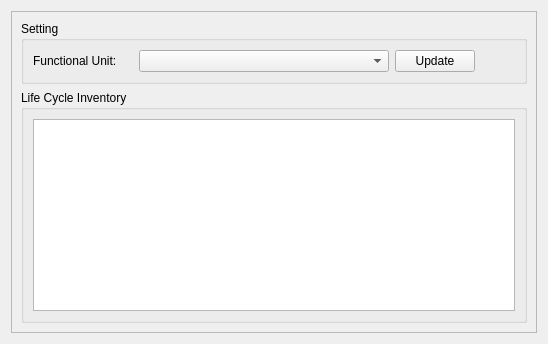
          <widget class="QWidget" name="LCA_LCI_tab">
           <attribute name="title">
            <string>Life Cycle Inventory</string>
           </attribute>
           <layout class="QGridLayout" name="gridLayout_82">
            <item row="0" column="0">
             <widget class="QFrame" name="frame_5">
              <property name="frameShape">
               <enum>QFrame::StyledPanel</enum>
              </property>
              <property name="frameShadow">
               <enum>QFrame::Raised</enum>
              </property>
              <layout class="QGridLayout" name="gridLayout_86">
               <item row="1" column="0">
                <widget class="QGroupBox" name="groupBox_28">
                 <property name="title">
                  <string>Life Cycle Inventory</string>
                 </property>
                 <layout class="QGridLayout" name="gridLayout_85">
                  <item row="0" column="0" colspan="2">
                   <widget class="QTableView" name="LCA_LCI_Table">
                    <property name="minimumSize">
                     <size>
                      <width>0</width>
                      <height>0</height>
                     </size>
                    </property>
                   </widget>
                  </item>
                 </layout>
                </widget>
               </item>
               <item row="0" column="0">
                <widget class="QGroupBox" name="groupBox_27">
                 <property name="title">
                  <string>Setting</string>
                 </property>
                 <layout class="QGridLayout" name="gridLayout_69">
                  <item row="1" column="2">
                   <widget class="QPushButton" name="LCA_LCI_updat">
                    <property name="sizePolicy">
                     <sizepolicy hsizetype="Preferred" vsizetype="Preferred">
                      <horstretch>0</horstretch>
                      <verstretch>0</verstretch>
                     </sizepolicy>
                    </property>
                    <property name="text">
                     <string>Update</string>
                    </property>
                    <property name="icon">
                     <iconset resource="PyWOLF_Resource.qrc">
                      <normaloff>:/ICONS/PySWOLF_ICONS/Update.png</normaloff>:/ICONS/PySWOLF_ICONS/Update.png</iconset>
                    </property>
                   </widget>
                  </item>
                  <item row="1" column="1">
                   <widget class="QComboBox" name="LCA_LCI_FU">
                    <property name="sizePolicy">
                     <sizepolicy hsizetype="Preferred" vsizetype="Preferred">
                      <horstretch>0</horstretch>
                      <verstretch>0</verstretch>
                     </sizepolicy>
                    </property>
                    <property name="minimumSize">
                     <size>
                      <width>250</width>
                      <height>0</height>
                     </size>
                    </property>
                   </widget>
                  </item>
                  <item row="1" column="0">
                   <widget class="QLabel" name="label_80">
                    <property name="minimumSize">
                     <size>
                      <width>100</width>
                      <height>0</height>
                     </size>
                    </property>
                    <property name="text">
                     <string>Functional Unit:</string>
                    </property>
                   </widget>
                  </item>
                  <item row="1" column="3">
                   <spacer name="horizontalSpacer_33">
                    <property name="orientation">
                     <enum>Qt::Horizontal</enum>
                    </property>
                    <property name="sizeHint" stdset="0">
                     <size>
                      <width>40</width>
                      <height>20</height>
                     </size>
                    </property>
                   </spacer>
                  </item>
                 </layout>
                </widget>
               </item>
              </layout>
             </widget>
            </item>
           </layout>
          </widget>
